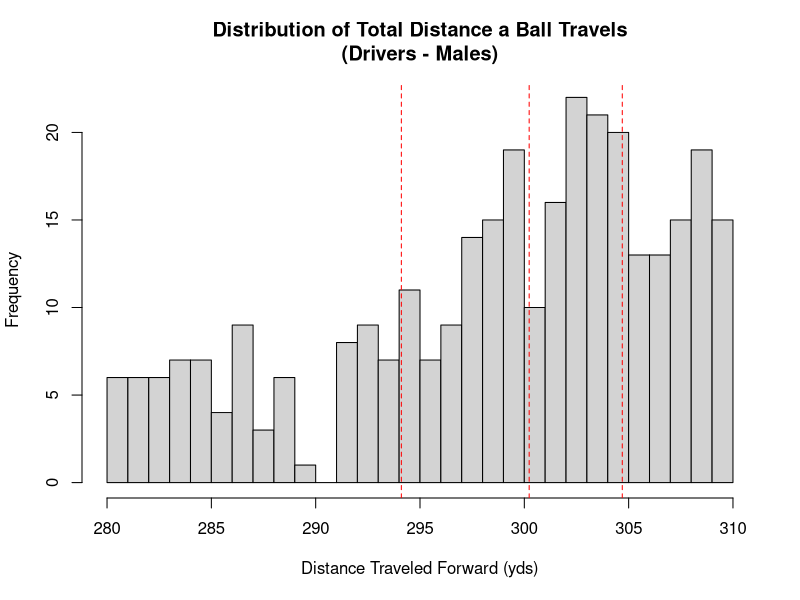
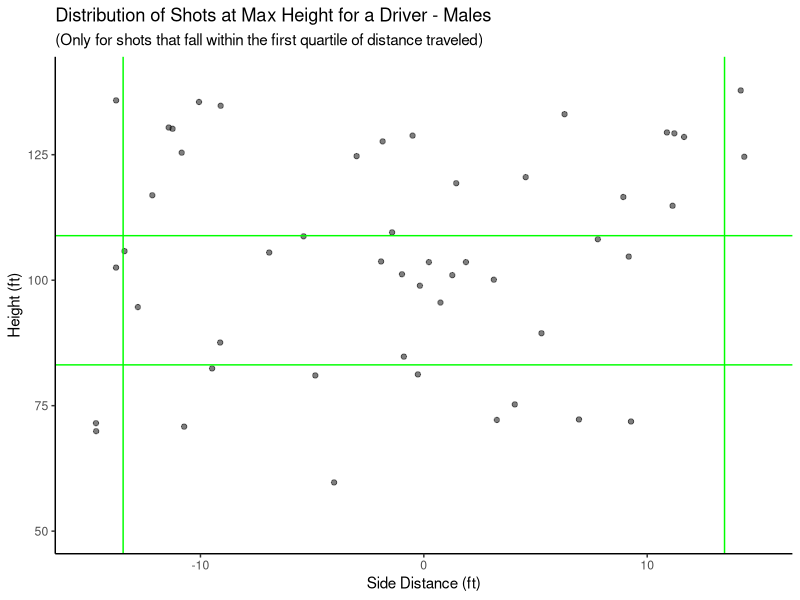
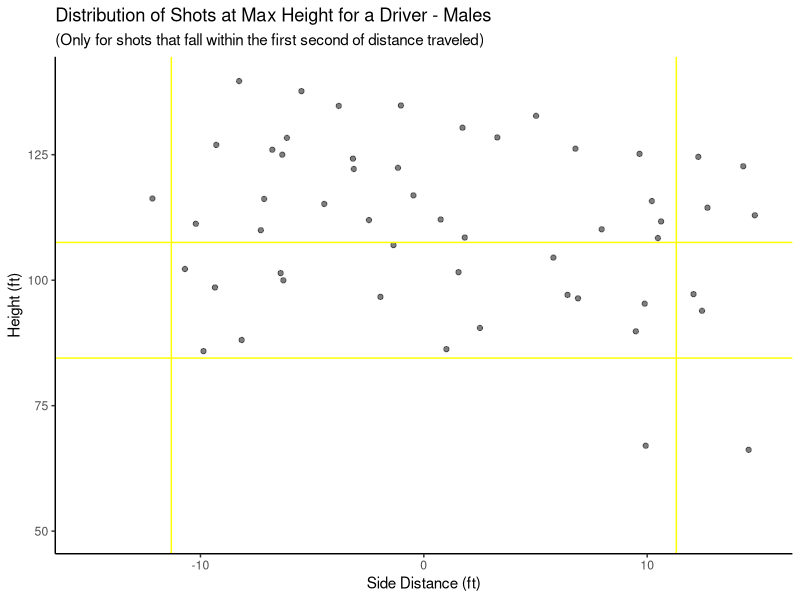
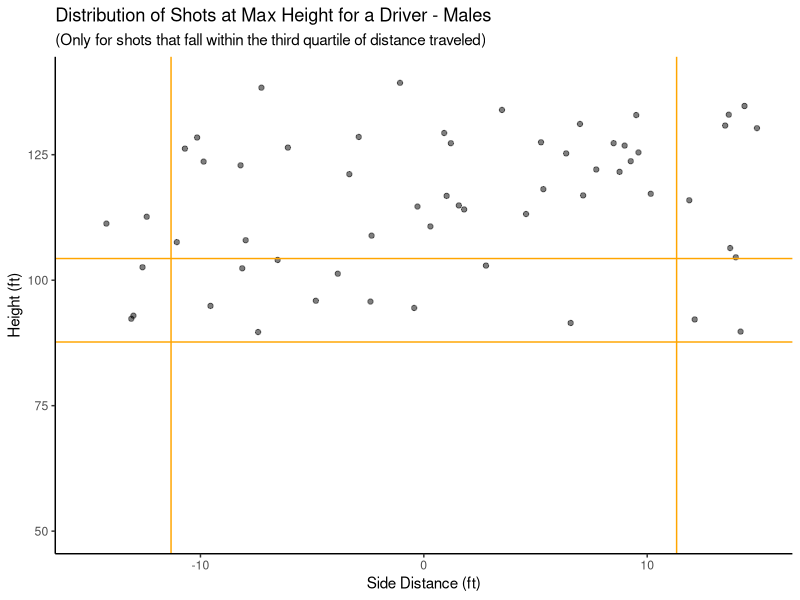
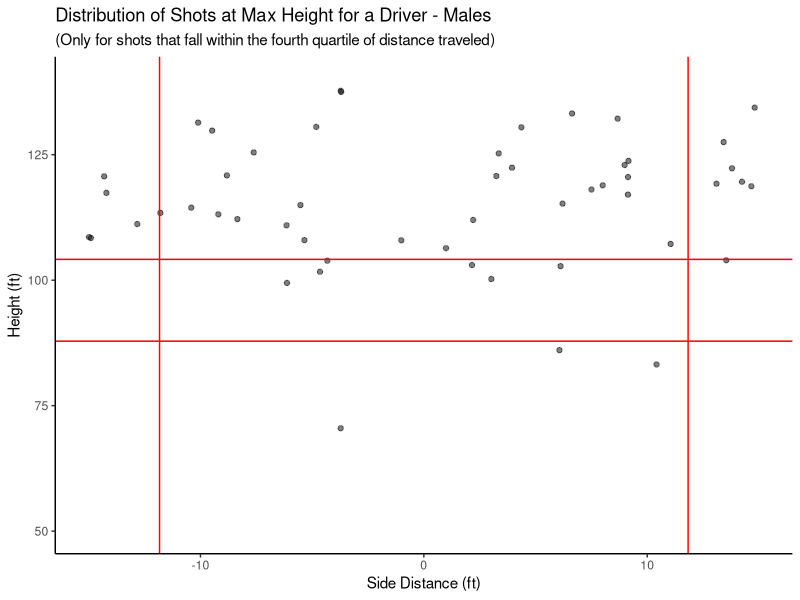
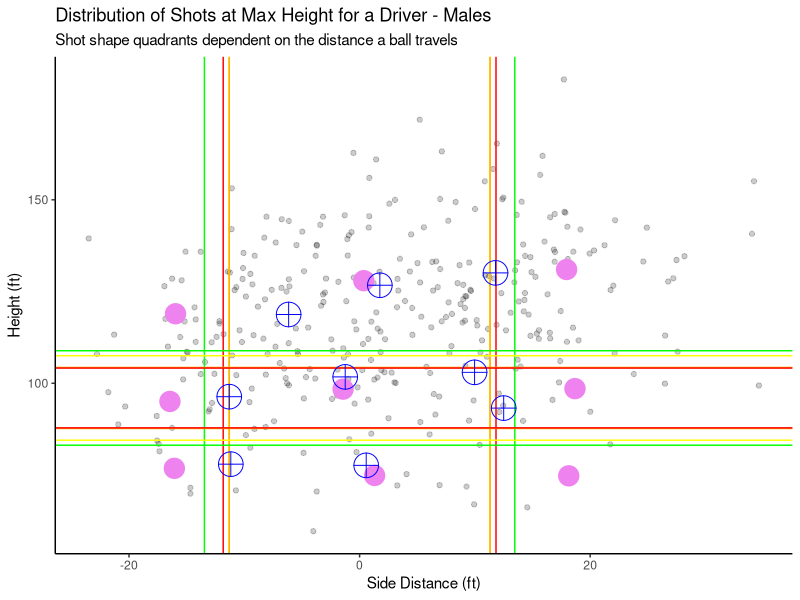

The R source for these figures, in order:
## ---- chunk 1
library(tidyverse)
library(mgcv)
library(gam)
library(kableExtra)
# load in data
df_st_club <- read_csv("Data Cleaning/Output Data/Cleaned_Standard_Clubs.csv")

# Filter df for only Drivers
df_driver_lim <- filter(df_st_club, Club == "Driver" & Sex == "Male")
## ---- chunk 2
# Side model
driver_side_final <- gam::gam(`Max Height - Side` ~
  gam::s(`Club Speed`) +
  gam::s(`Attack Angle`) +
  gam::s(`Swing Plane`) +
  gam::s(`Face Angle`) +
  gam::s(`Club Path`) +
  gam::s(shaft_lean), data = df_driver_lim)

# Height model
driver_height_final <- gam::gam(`Max Height - Height` ~
  gam::s(`Club Speed`) +
  gam::s(`Attack Angle`) +
  gam::s(`Swing Plane`) +
  gam::s(`Face Angle`) +
  gam::s(`Club Path`) +
  gam::s(shaft_lean), data = df_driver_lim)
## ---- chunk 3
# First distance quartile
q1_dist <- quantile(df_driver_lim$`Est. Total Flat - Length`, 0.25)
# Second Distance quartile
median_dist <- quantile(df_driver_lim$`Est. Total Flat - Length`, 0.50)
# Third Distance quartile
q3_dist <- quantile(df_driver_lim$`Est. Total Flat - Length`, 0.75)

# 0-25% of data, divide height standard deviation by this
sd_divisor_side_1 <- 1
# 25-50% of data, divde height standard deviation by this
sd_divisor_side_2 <- 1
# 0-25% of data, divide height standard deviation by this
sd_divisor_side_3 <- 1
# 25-100% of data, divide height standard deviation by this
sd_divisor_side_4 <- 1

# 0-25% of data, divide height standard deviation by this
sd_divisor_height_1 <- 2
# 25-50% of data, divide height standard deviation by this
sd_divisor_height_2 <- 2
# 0-25% of data, divide height standard deviation by this
sd_divisor_height_3 <- 2
# 25-100% of data, divide height standard deviation by this
sd_divisor_height_4 <- 2
## ---- chunk 4
# Split for Drivers and fades by sign
df_driver_lim$side_class_acc <- ifelse(df_driver_lim$`Max Height - Side` > 0, "Draw", "Fade")

# Limit data to first quartile
df_driver_lim_side1 <- filter(df_driver_lim, `Est. Total Flat - Length` < q1_dist)
# Get standard deviation
sd_lim_side1 <- sd(df_driver_lim_side1$`Max Height - Side`)

# Limit data to second quartile
df_driver_lim_side2 <- filter(df_driver_lim, `Est. Total Flat - Length` >= q1_dist)
df_driver_lim_side2 <- filter(df_driver_lim_side2, `Est. Total Flat - Length` < median_dist)
# Get standard deviation
sd_lim_side2 <- sd(df_driver_lim_side2$`Max Height - Side`)

# Limit data to third quartile
df_driver_lim_side3 <- filter(df_driver_lim, `Est. Total Flat - Length` >= median_dist)
df_driver_lim_side3 <- filter(df_driver_lim_side3, `Est. Total Flat - Length` < q3_dist)
# Get standard deviation
sd_lim_side3 <- sd(df_driver_lim_side3$`Max Height - Side`)

# Limit data to fourth quartile
df_driver_lim_side4 <- filter(df_driver_lim, `Est. Total Flat - Length` >= q3_dist)
# Get standard deviation
sd_lim_side4 <- sd(df_driver_lim_side4$`Max Height - Side`)

# Classify straights
for (i in 1:nrow(df_driver_lim)) {
  # Check to see if shot is in q1
  if (df_driver_lim[i, "Est. Total Flat - Length"] < q1_dist) {
    # Classify as straight is criteria is met
    if (df_driver_lim[i, "Max Height - Side"] < sd_lim_side1 / sd_divisor_side_1 &
      df_driver_lim[i, "Max Height - Side"] > -sd_lim_side1 / sd_divisor_side_1) {
      # Accessing the 'side_class' column by name to assign "Straight"
      df_driver_lim[i, "side_class_acc"] <- "Straight"
    }
    # Check to see if shot is in q2
  } else if (df_driver_lim[i, "Est. Total Flat - Length"] < median_dist) {
    # Classify as straight is criteria is met
    if (df_driver_lim[i, "Max Height - Side"] < sd_lim_side2 / sd_divisor_side_2 &
      df_driver_lim[i, "Max Height - Side"] > -sd_lim_side2 / sd_divisor_side_2) {
      df_driver_lim[i, "side_class_acc"] <- "Straight"
    }
    # Check to see if shot is in q3
  } else if (df_driver_lim[i, "Est. Total Flat - Length"] < q3_dist) {
    # Classify as straight is criteria is met
    if (df_driver_lim[i, "Max Height - Side"] < sd_lim_side3 / sd_divisor_side_3 &
      df_driver_lim[i, "Max Height - Side"] > -sd_lim_side3 / sd_divisor_side_3) {
      df_driver_lim[i, "side_class_acc"] <- "Straight"
    }
    # Check to see if shot is in q4
  } else {
    # Classify as straight is criteria is met
    if (df_driver_lim[i, "Max Height - Side"] < sd_lim_side4 / sd_divisor_side_4 &
      df_driver_lim[i, "Max Height - Side"] > -sd_lim_side4 / sd_divisor_side_4) {
      df_driver_lim[i, "side_class_acc"] <- "Straight"
    }
  }
}
## ---- chunk 5
# Define height class variable
df_driver_lim$height_class_acc <- "Medium"

# Limit data to first quartile
df_driver_lim_height1 <- filter(df_driver_lim, `Est. Total Flat - Length` < q1_dist)
# Get mean and standard deviation
mean_lim_height1 <- mean(df_driver_lim_height1$`Max Height - Height`)
mean_lim_height1 <- 96
sd_lim_height1 <- sd(df_driver_lim_height1$`Max Height - Height`)

# Limit data to second quartile
df_driver_lim_height2 <- filter(df_driver_lim, `Est. Total Flat - Length` >= q1_dist)
df_driver_lim_height2 <- filter(df_driver_lim_height2, `Est. Total Flat - Length` < median_dist)
# Get mean and standard deviation
mean_lim_height2 <- mean(df_driver_lim_height2$`Max Height - Height`)
mean_lim_height2 <- 96
sd_lim_height2 <- sd(df_driver_lim_height2$`Max Height - Height`)

# Limit data to third quartile
df_driver_lim_height3 <- filter(df_driver_lim, `Est. Total Flat - Length` >= median_dist)
df_driver_lim_height3 <- filter(df_driver_lim_height3, `Est. Total Flat - Length` < q3_dist)
# Get mean and standard deviation
mean_lim_height3 <- mean(df_driver_lim_height3$`Max Height - Height`)
mean_lim_height3 <- 96
sd_lim_height3 <- sd(df_driver_lim_height3$`Max Height - Height`)

# Limit data to fourth quartile
df_driver_lim_height4 <- filter(df_driver_lim, `Est. Total Flat - Length` >= q3_dist)
# Get mean and standard deviation
mean_lim_height4 <- mean(df_driver_lim_height4$`Max Height - Height`)
mean_lim_height4 <- 96
sd_lim_height4 <- sd(df_driver_lim_height4$`Max Height - Height`)

# Classify height
for (i in 1:nrow(df_driver_lim)) {
  # Check if shot is in distance q1
  if (df_driver_lim[i, "Est. Total Flat - Length"] < q1_dist) {
    # Classify as high/low/medium based on criteria
    if (df_driver_lim[i, "Max Height - Height"] > (mean_lim_height1 + sd_lim_height1 / sd_divisor_height_1)) {
      df_driver_lim[i, "height_class_acc"] <- "High"
    }
    if (df_driver_lim[i, "Max Height - Height"] < (mean_lim_height1 - sd_lim_height1 / sd_divisor_height_1)) {
      df_driver_lim[i, "height_class_acc"] <- "Low"
    }
    # Check if shot is in distance q1
  } else if (df_driver_lim[i, "Est. Total Flat - Length"] < median_dist) {
    # Classify as high/low/medium based on criteria
    if (df_driver_lim[i, "Max Height - Height"] > (mean_lim_height2 + sd_lim_height2 / sd_divisor_height_2)) {
      df_driver_lim[i, "height_class_acc"] <- "High"
    }
    if (df_driver_lim[i, "Max Height - Height"] < (mean_lim_height2 - sd_lim_height2 / sd_divisor_height_2)) {
      df_driver_lim[i, "height_class_acc"] <- "Low"
    }
    # Check if shot is in distance q1
  } else if (df_driver_lim[i, "Est. Total Flat - Length"] < q3_dist) {
    # Classify as high/low/medium based on criteria
    if (df_driver_lim[i, "Max Height - Height"] > (mean_lim_height3 + sd_lim_height3 / sd_divisor_height_3)) {
      df_driver_lim[i, "height_class_acc"] <- "High"
    }
    if (df_driver_lim[i, "Max Height - Height"] < (mean_lim_height3 - sd_lim_height3 / sd_divisor_height_3)) {
      df_driver_lim[i, "height_class_acc"] <- "Low"
    }
    # Check if shot is in distance q1
  } else {
    # Classify as high/low/medium based on criteria
    if (df_driver_lim[i, "Max Height - Height"] > (mean_lim_height4 + sd_lim_height4 / sd_divisor_height_4)) {
      df_driver_lim[i, "height_class_acc"] <- "High"
    }
    if (df_driver_lim[i, "Max Height - Height"] < (mean_lim_height4 - sd_lim_height4 / sd_divisor_height_4)) {
      df_driver_lim[i, "height_class_acc"] <- "Low"
    }
  }
}
## ---- chunk 6
hist(df_driver_lim$`Est. Total Flat - Length`, breaks = 25, main = "Distribution of Total Distance a Ball Travels\n(Drivers - Males)", xlab = "Distance Traveled Forward (yds)", col = "lightgrey")
abline(v = q1_dist, col = "red", lty = 2)
abline(v = median_dist, col = "red", lty = 2)
abline(v = q3_dist, col = "red", lty = 2)
## ---- chunk 7
# Create a data frame template to keep ideal parameters inclusive of intervals
df_ideal_driver <- data.frame(
  Club = character(),
  Height_Class = character(),
  Side_Class = character(),
  Sex = character(),
  Club_Path_Angle = double(),
  Lie_Angle = double(),
  Attack_Angle = double(),
  Club_Speed = double(),
  Shaft_Lean = double(),
  Face_Angle = double(),
  Data_Points = numeric(),
  CPA_LB = double(),
  CPA_UB = double(),
  LA_LB = double(),
  LA_UB = double(),
  AA_LB = double(),
  AA_UB = double(),
  CS_LB = double(),
  CS_UB = double(),
  SL_LB = double(),
  SL_UB = double(),
  FA_LB = double(),
  FA_UB = double()
)

# Lists for shot shapes
heights <- c("High", "Medium", "Low")
sides <- c("Draw", "Straight", "Fade")

# Variable for row iterator
row <- 1

# Loop though each shot shape combination
for (height in heights) {
  for (side in sides) {
    # Filter to only specific shot shape
    shot_shape_df <- filter(df_driver_lim, side_class_acc == side & height_class_acc == height)

    # Store club and shot shape
    df_ideal_driver[row, "Club"] <- "Driver"
    df_ideal_driver[row, "Height_Class"] <- height
    df_ideal_driver[row, "Side_Class"] <- side
    df_ideal_driver[row, "Sex"] <- "Male"

    # Get ideal parameters from medians
    df_ideal_driver[row, "Club_Path_Angle"] <- median(shot_shape_df$`Club Path`)
    df_ideal_driver[row, "Lie_Angle"] <- median(shot_shape_df$`Swing Plane`)
    df_ideal_driver[row, "Attack_Angle"] <- mean(shot_shape_df$`Attack Angle`)
    df_ideal_driver[row, "Club_Speed"] <- mean(shot_shape_df$`Club Speed`)
    df_ideal_driver[row, "Shaft_Lean"] <- mean(shot_shape_df$shaft_lean)
    df_ideal_driver[row, "Face_Angle"] <- mean(shot_shape_df$`Face Angle`)
    df_ideal_driver[row, "Data_Points"] <- nrow(shot_shape_df)

    # Inital standard deviations are zero
    sd_cpa <- 0
    sd_la <- 0
    sd_aa <- 0
    sd_cs <- 0
    sd_sl <- 0
    sd_fa <- 0

    # Check to make sure there is enough data for a bound
    if (nrow(shot_shape_df) > 1) {
      # Find standard deviation of each CHP
      sd_cpa <- sd(shot_shape_df$`Club Path`)
      sd_la <- sd(shot_shape_df$`Swing Plane`)
      sd_aa <- sd(shot_shape_df$`Attack Angle`)
      sd_cs <- sd(shot_shape_df$`Club Speed`)
      sd_sl <- sd(shot_shape_df$shaft_lean)
      sd_fa <- sd(shot_shape_df$`Face Angle`)
    }

    # Find lower bound for each parameter by subtracting a fraction of sd
    df_ideal_driver[row, "CPA_LB"] <- median(shot_shape_df$`Club Path`) - (sd_cpa / 16)
    df_ideal_driver[row, "LA_LB"] <- median(shot_shape_df$`Swing Plane`) - (sd_la / 16)
    df_ideal_driver[row, "AA_LB"] <- mean(shot_shape_df$`Attack Angle`) - (sd_aa / 16)
    df_ideal_driver[row, "CS_LB"] <- mean(shot_shape_df$`Club Speed`) - (sd_cs / 16)
    df_ideal_driver[row, "SL_LB"] <- mean(shot_shape_df$shaft_lean) - (sd_sl / 16)
    df_ideal_driver[row, "FA_LB"] <- mean(shot_shape_df$`Face Angle`) - (sd_fa / 16)

    # Find upper bound for each parameter by adding a fraction of sd
    df_ideal_driver[row, "CPA_UB"] <- median(shot_shape_df$`Club Path`) + (sd_cpa / 16)
    df_ideal_driver[row, "LA_UB"] <- median(shot_shape_df$`Swing Plane`) + (sd_la / 16)
    df_ideal_driver[row, "AA_UB"] <- mean(shot_shape_df$`Attack Angle`) + (sd_aa / 16)
    df_ideal_driver[row, "CS_UB"] <- mean(shot_shape_df$`Club Speed`) + (sd_cs / 16)
    df_ideal_driver[row, "SL_UB"] <- mean(shot_shape_df$shaft_lean) + (sd_sl / 16)
    df_ideal_driver[row, "FA_UB"] <- mean(shot_shape_df$`Face Angle`) + (sd_fa / 16)


    # Iterate to next row
    row <- row + 1
  }
}
## ---- chunk 8
# Create dummy data frame that matches with visualization
df_ideal_driver_mutated <- df_ideal_driver
colnames(df_ideal_driver_mutated) <- c(
  "Club", "Height_Class", "Side_Class", "Sex",
  "Club Path", "Swing Plane", "Attack Angle",
  "Club Speed", "shaft_lean", "Face Angle"
)

# Get predictions from moedls
side_preds <- predict(driver_side_final, df_ideal_driver_mutated)
height_preds <- predict(driver_height_final, df_ideal_driver_mutated)

# Data frame with predicted spot in air
predictions_quad <- data.frame(side_preds, height_preds)

# Get side means for each shot shape
side_mean <- c(
  mean(filter(df_driver_lim, side_class_acc == "Draw" & height_class_acc == "High")$`Max Height - Side`),
  mean(filter(df_driver_lim, side_class_acc == "Straight" & height_class_acc == "High")$`Max Height - Side`),
  mean(filter(df_driver_lim, side_class_acc == "Fade" & height_class_acc == "High")$`Max Height - Side`),
  mean(filter(df_driver_lim, side_class_acc == "Draw" & height_class_acc == "Medium")$`Max Height - Side`),
  mean(filter(df_driver_lim, side_class_acc == "Straight" & height_class_acc == "Medium")$`Max Height - Side`),
  mean(filter(df_driver_lim, side_class_acc == "Fade" & height_class_acc == "Medium")$`Max Height - Side`),
  mean(filter(df_driver_lim, side_class_acc == "Draw" & height_class_acc == "Low")$`Max Height - Side`),
  mean(filter(df_driver_lim, side_class_acc == "Straight" & height_class_acc == "Low")$`Max Height - Side`),
  mean(filter(df_driver_lim, side_class_acc == "Fade" & height_class_acc == "Low")$`Max Height - Side`)
)

# Get height means for each shot shape
height_mean <- c(
  mean(filter(df_driver_lim, side_class_acc == "Draw" & height_class_acc == "High")$`Max Height - Height`),
  mean(filter(df_driver_lim, side_class_acc == "Straight" & height_class_acc == "High")$`Max Height - Height`),
  mean(filter(df_driver_lim, side_class_acc == "Fade" & height_class_acc == "High")$`Max Height - Height`),
  mean(filter(df_driver_lim, side_class_acc == "Draw" & height_class_acc == "Medium")$`Max Height - Height`),
  mean(filter(df_driver_lim, side_class_acc == "Straight" & height_class_acc == "Medium")$`Max Height - Height`),
  mean(filter(df_driver_lim, side_class_acc == "Fade" & height_class_acc == "Medium")$`Max Height - Height`),
  mean(filter(df_driver_lim, side_class_acc == "Draw" & height_class_acc == "Low")$`Max Height - Height`),
  mean(filter(df_driver_lim, side_class_acc == "Straight" & height_class_acc == "Low")$`Max Height - Height`),
  mean(filter(df_driver_lim, side_class_acc == "Fade" & height_class_acc == "Low")$`Max Height - Height`)
)

shot_shape <- c(
  "High Draw", "High Straight", "High Fade",
  "Medium Draw", "Medium Straight", "Medium Fade",
  "Low Draw", "Low Straight", "Low Fade"
)

# Put means in dataframe
means_quad <- data.frame(side_mean, height_mean)

par(mfrow = c(2, 2))
# Visualize q1 quadrants
ggplot(df_driver_lim_height1, aes(x = `Max Height - Side`, y = `Max Height - Height`)) +
  ylim(50, 140) +
  xlim(-15, 15) +
  geom_point(alpha = 0.5) +
  geom_vline(aes(xintercept = -sd_lim_side1 / sd_divisor_side_1), col = "green") +
  geom_vline(aes(xintercept = sd_lim_side1 / sd_divisor_side_1), col = "green") +
  geom_hline(aes(yintercept = (mean_lim_height1 + sd_lim_height1 / sd_divisor_height_1)), col = "green") +
  geom_hline(aes(yintercept = (mean_lim_height1 - sd_lim_height1 / sd_divisor_height_1)), col = "green") +
  theme(
    panel.grid.major = element_blank(), panel.grid.minor = element_blank(),
    panel.background = element_blank(), axis.line = element_line(colour = "black")
  ) +
  labs(
    title = "Distribution of Shots at Max Height for a Driver - Males",
    subtitle = "(Only for shots that fall within the first quartile of distance traveled)",
    y = "Height (ft)",
    x = "Side Distance (ft)"
  )

# Visualize q2 quadrants
ggplot(df_driver_lim_height2, aes(x = `Max Height - Side`, y = `Max Height - Height`)) +
  ylim(50, 140) +
  xlim(-15, 15) +
  geom_point(alpha = 0.5) +
  geom_vline(aes(xintercept = -sd_lim_side2 / sd_divisor_side_2), col = "yellow") +
  geom_vline(aes(xintercept = sd_lim_side2 / sd_divisor_side_2), col = "yellow") +
  geom_hline(aes(yintercept = (mean_lim_height2 + sd_lim_height2 / sd_divisor_height_2)), col = "yellow") +
  geom_hline(aes(yintercept = (mean_lim_height2 - sd_lim_height2 / sd_divisor_height_2)), col = "yellow") +
  theme(
    panel.grid.major = element_blank(), panel.grid.minor = element_blank(),
    panel.background = element_blank(), axis.line = element_line(colour = "black")
  ) +
  labs(
    title = "Distribution of Shots at Max Height for a Driver - Males",
    subtitle = "(Only for shots that fall within the first second of distance traveled)",
    y = "Height (ft)",
    x = "Side Distance (ft)"
  )

# Visualize q2 quadrants
ggplot(df_driver_lim_height3, aes(x = `Max Height - Side`, y = `Max Height - Height`)) +
  ylim(50, 140) +
  xlim(-15, 15) +
  geom_point(alpha = 0.5) +
  geom_vline(aes(xintercept = -sd_lim_side3 / sd_divisor_side_3), col = "orange") +
  geom_vline(aes(xintercept = sd_lim_side3 / sd_divisor_side_3), col = "orange") +
  geom_hline(aes(yintercept = (mean_lim_height3 + sd_lim_height3 / sd_divisor_height_3)), col = "orange") +
  geom_hline(aes(yintercept = (mean_lim_height3 - sd_lim_height3 / sd_divisor_height_3)), col = "orange") +
  theme(
    panel.grid.major = element_blank(), panel.grid.minor = element_blank(),
    panel.background = element_blank(), axis.line = element_line(colour = "black")
  ) +
  labs(
    title = "Distribution of Shots at Max Height for a Driver - Males",
    subtitle = "(Only for shots that fall within the third quartile of distance traveled)",
    y = "Height (ft)",
    x = "Side Distance (ft)"
  )


# Visualize q4 quadrants
ggplot(df_driver_lim_height4, aes(x = `Max Height - Side`, y = `Max Height - Height`)) +
  ylim(50, 140) +
  xlim(-15, 15) +
  geom_point(alpha = 0.5) +
  geom_vline(aes(xintercept = -sd_lim_side4 / sd_divisor_side_4), col = "red") +
  geom_vline(aes(xintercept = sd_lim_side4 / sd_divisor_side_4), col = "red") +
  geom_hline(aes(yintercept = (mean_lim_height4 + sd_lim_height4 / sd_divisor_height_4)), col = "red") +
  geom_hline(aes(yintercept = (mean_lim_height4 - sd_lim_height4 / sd_divisor_height_4)), col = "red") +
  theme(
    panel.grid.major = element_blank(), panel.grid.minor = element_blank(),
    panel.background = element_blank(), axis.line = element_line(colour = "black")
  ) +
  labs(
    title = "Distribution of Shots at Max Height for a Driver - Males",
    subtitle = "(Only for shots that fall within the fourth quartile of distance traveled)",
    y = "Height (ft)",
    x = "Side Distance (ft)"
  )

# Visualize all quadrants with the parameters landing via model
ggplot(df_driver_lim, aes(x = `Max Height - Side`, y = `Max Height - Height`)) +
  geom_point(alpha = 0.2) +
  geom_vline(aes(xintercept = -sd_lim_side1 / sd_divisor_side_1), col = "green") +
  geom_vline(aes(xintercept = sd_lim_side1 / sd_divisor_side_1), col = "green") +
  geom_vline(aes(xintercept = -sd_lim_side2 / sd_divisor_side_2), col = "yellow") +
  geom_vline(aes(xintercept = sd_lim_side2 / sd_divisor_side_2), col = "yellow") +
  geom_vline(aes(xintercept = -sd_lim_side3 / sd_divisor_side_3), col = "orange") +
  geom_vline(aes(xintercept = sd_lim_side3 / sd_divisor_side_3), col = "orange") +
  geom_vline(aes(xintercept = -sd_lim_side4 / sd_divisor_side_4), col = "red") +
  geom_vline(aes(xintercept = sd_lim_side4 / sd_divisor_side_4), col = "red") +
  geom_hline(aes(yintercept = (mean_lim_height1 + sd_lim_height1 / sd_divisor_height_1)), col = "green") +
  geom_hline(aes(yintercept = (mean_lim_height1 - sd_lim_height1 / sd_divisor_height_1)), col = "green") +
  geom_hline(aes(yintercept = (mean_lim_height2 + sd_lim_height2 / sd_divisor_height_2)), col = "yellow") +
  geom_hline(aes(yintercept = (mean_lim_height2 - sd_lim_height2 / sd_divisor_height_2)), col = "yellow") +
  geom_hline(aes(yintercept = (mean_lim_height3 + sd_lim_height3 / sd_divisor_height_3)), col = "orange") +
  geom_hline(aes(yintercept = (mean_lim_height3 - sd_lim_height3 / sd_divisor_height_3)), col = "orange") +
  geom_hline(aes(yintercept = (mean_lim_height4 + sd_lim_height4 / sd_divisor_height_4)), col = "red") +
  geom_hline(aes(yintercept = (mean_lim_height4 - sd_lim_height4 / sd_divisor_height_4)), col = "red") +
  labs(
    title = "Distribution of Shots at Max Height for a Driver - Males",
    subtitle = "Shot shape quadrants dependent on the distance a ball travels",
    y = "Height (ft)",
    x = "Side Distance (ft)"
  ) +
  theme(
    panel.grid.major = element_blank(), panel.grid.minor = element_blank(),
    panel.background = element_blank(), axis.line = element_line(colour = "black")
  ) +
  geom_point(data = means_quad, aes(x = side_mean, y = height_mean), color = "violet", pch = 20, size = 10) +
  geom_point(data = predictions_quad, aes(x = side_preds, y = height_preds), color = "blue", pch = 10, size = 8)
## ---- chunk 9
# Dummy df for sharing table
df_ideal_driver_male_sharable <- data.frame(
  Club = df_ideal_driver$Club,
  Shot_Shape = paste(df_ideal_driver$Height_Class, df_ideal_driver$Side_Class),
  Sex = df_ideal_driver$Sex,
  Club_Path_Angle = df_ideal_driver$Club_Path_Angle,
  CPA_LB = df_ideal_driver$CPA_LB,
  CPA_UB = df_ideal_driver$CPA_UB,
  Lie_Angle = df_ideal_driver$Lie_Angle,
  LA_LB = df_ideal_driver$LA_LB,
  LA_UB = df_ideal_driver$LA_UB,
  Attack_Angle = df_ideal_driver$Attack_Angle,
  AA_LB = df_ideal_driver$AA_LB,
  AA_UB = df_ideal_driver$AA_UB,
  Club_Speed = df_ideal_driver$Club_Speed,
  CS_LB = df_ideal_driver$CS_LB,
  CS_UB = df_ideal_driver$CS_UB,
  Shaft_Lean = df_ideal_driver$Shaft_Lean,
  SL_LB = df_ideal_driver$SL_LB,
  SL_UB = df_ideal_driver$SL_UB,
  Face_Angle = df_ideal_driver$Face_Angle,
  FA_LB = df_ideal_driver$FA_LB,
  FA_UB = df_ideal_driver$FA_UB,
  Data_Points = df_ideal_driver$Data_Points
)

# Output kable
kable(df_ideal_driver_male_sharable, escape = TRUE, caption = "Ideal Parameter Estimates for Driver From Centers of Actual Data (Males)") %>%
  kable_styling(latex_options = "hold_position")
